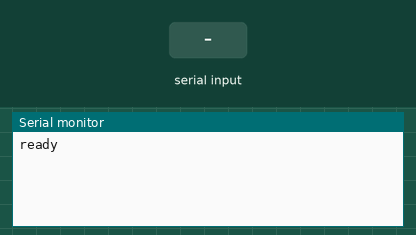
Bench run of a sketch on a simulated Arduino Uno, built with avr-gcc and run on an emulated ATmega328P. Shown: the last lines printed to the serial monitor. The test bench sets the inputs (shaded band).

Above: at 1.2 s.
1.3 s: "1" received over the second serial link
At 2.0 s:
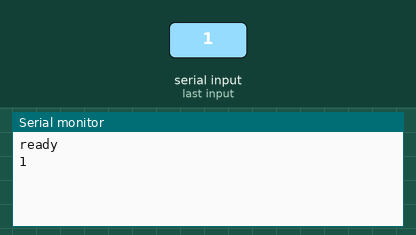
2.8 s: "0" received over the second serial link
At 4.3 s:
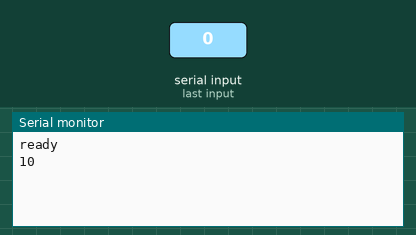

The sketch:

sketch_jul01a.ino
```cpp
#include <SoftwareSerial.h>
SoftwareSerial Bluetooth(9,10);

char c =' ';


void setup() {
  // put your setup code here, to run once:
  Serial.begin(9600);
  Serial.println("ready");
  Bluetooth.begin(9600);
}

void loop() {
  // put your main code here, to run repeatedly:
if(Bluetooth.available()){
  c=Bluetooth.read();
  Serial.write(c);
}
if(Serial.available()){
  c = Bluetooth.read();
  Bluetooth.write(c);
}
}
```

Measured:
- after the input at 1.3 s, the serial monitor: prints a new line at once (image 1)
- after the input at 2.8 s, the serial monitor: prints a new line at once (image 2)
